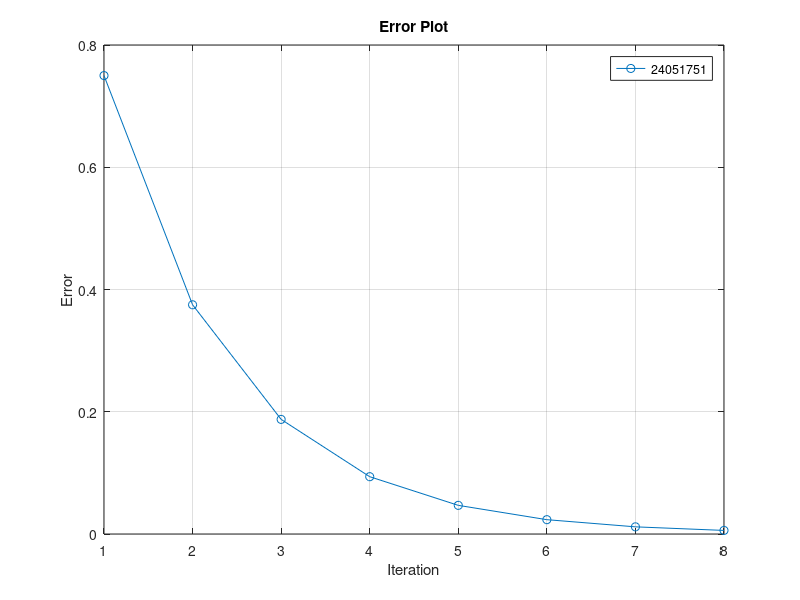

Recreate this plot in MATLAB.
clc 
clear all 
close all 
 % let us assume a=-1 b=2
 % then check f(a)*f(b)<0 if yes then c=(a+b)/2
 a = -1; 
b = 2; 
f=@(x) x^3-x-1;
f(a)*f(b)
% yes our assumed values are correct we got <0 so now c = a+b/2
c1 = (a + b) / 2;
f(c1)

% as f(c1) !=0 so we check the further conditions 
% if f(c1)*f(a) <0 so root lies between a and c1
% then c2=a+c1/2
%other wise c2=c1+b/2

err = [];          % store errors
iter = 0;

while abs(f(c1)) > 0.0105   %absolute value as value can be negative as well

    iter = iter + 1;
    c_old = c1;    % store previous value

    if f(c1)*f(a) < 0
        b = c1;   %shrink the range
        c2 = (a + c1)/2;
    else
        a = c1;     %shrink the range
        c2 = (c1 + b)/2;
    end

    c1 = c2;
    err(iter) = abs(c1 - c_old);   % error calculation
end

c1

% Plot error
figure
plot(err, '-o')
xlabel('Iteration')
ylabel('Error')
legend('24051751')
title('Error Plot')
grid on 
